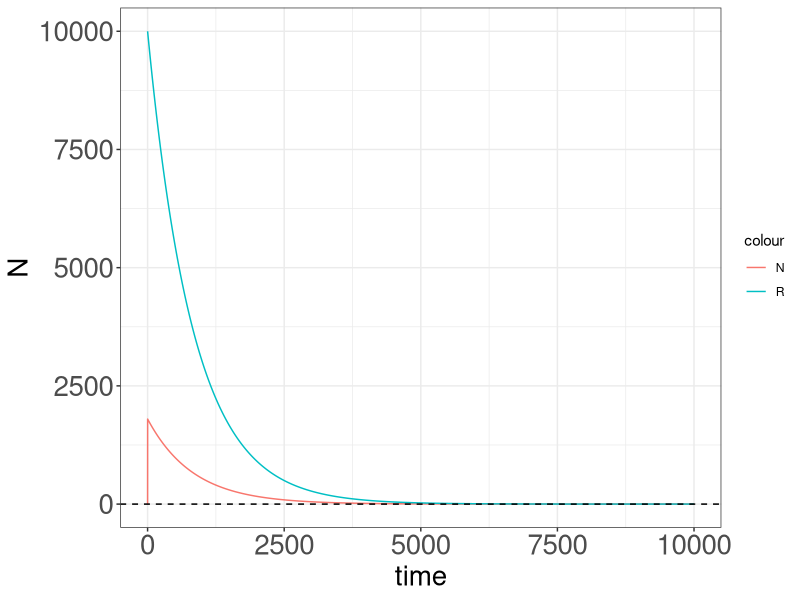
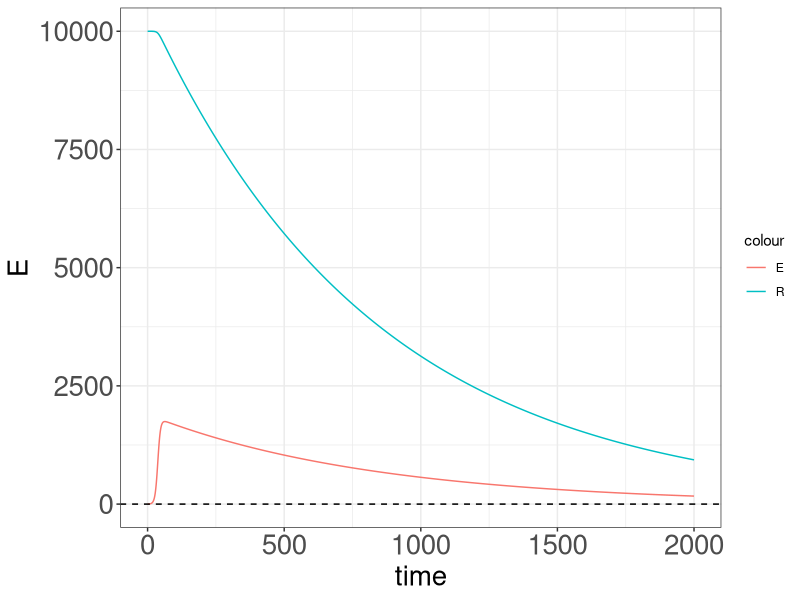
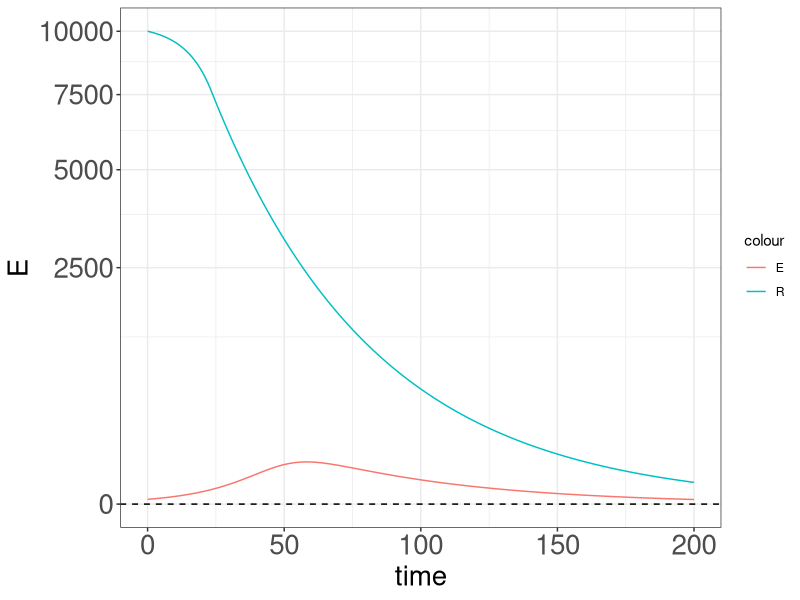
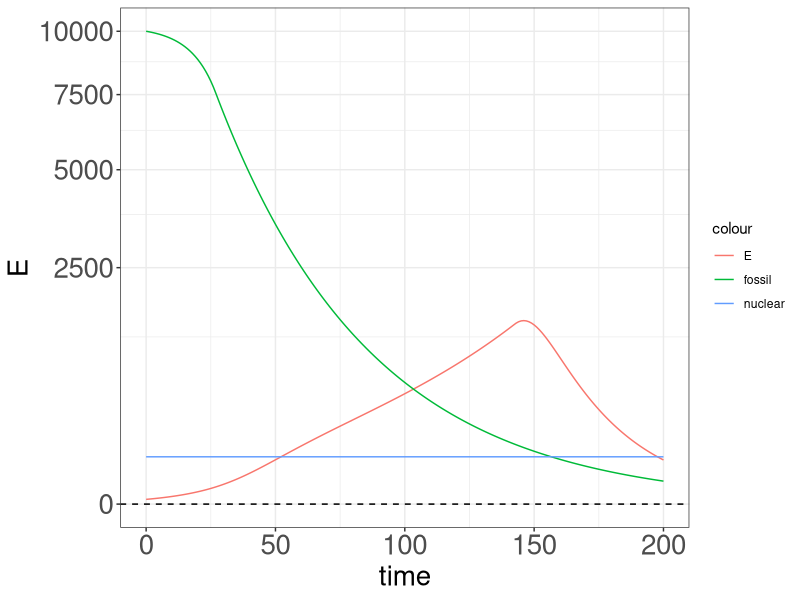
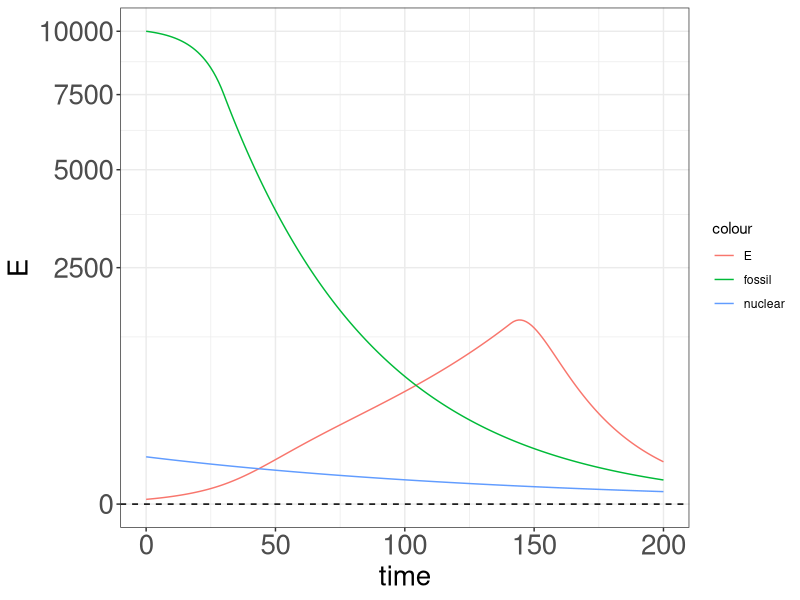
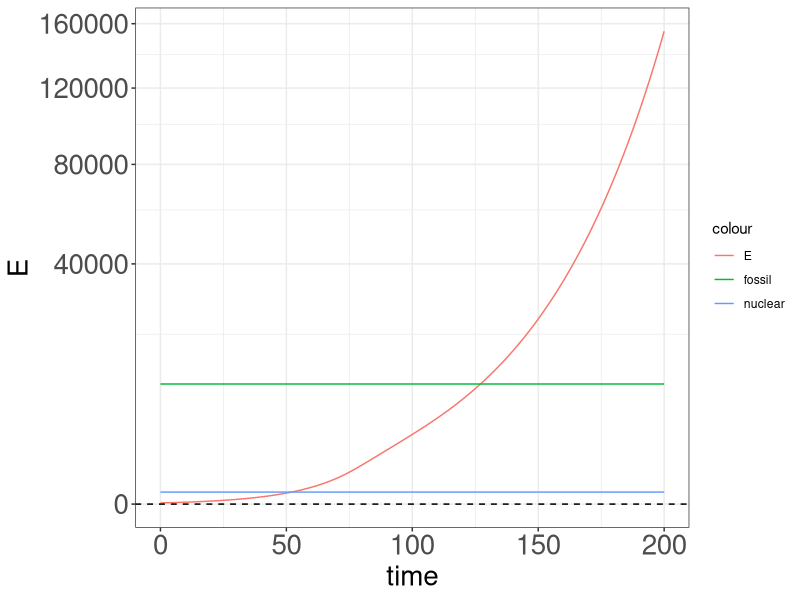

Reproduce these figures in R, in order.
## ---- chunk 1
library(deSolve)
library(ggplot2)
## ---- chunk 2
plotScale = 2
## ---- chunk 3
# parameters
pars_v1 <- c(
  km = 0.2, 
  ki = 0.2, 
  beta = 0.1, 
  eroi = 30,
  delta = 0.0001
  )

# initial state 
init_v1 <- c(N = 1, R = 10E3)

# times
times_v1 <- seq(0, 10000, by = 1)
## ---- chunk 4
lv_model_v1 <- function(pars, init_v1, times = times_v1) {
  # initial state 
  state <- init_v1
  # derivative
  deriv <- function(t, state, pars_v1) {
    with(as.list(c(state, pars_v1)), {
      d_N <- km * N * (ki * R * (1 - beta) - N)
      d_R <- delta - (ki * N / eroi)
      return(list(c(N = d_N, R = d_R)))
    })
  }
  # solve
  ode(y = state, times = times_v1, func = deriv, parms = pars_v1)
}
lv_results <- data.frame(lv_model_v1(pars = pars_v1, init = init_v1, times = times_v1))
## ---- chunk 5
ggplot(data = lv_results, aes(x = time)) +
  geom_line(data = lv_results, aes(x = time, y = N, color = "N")) +
  geom_line(data = lv_results, aes(x = time, y = R, color = "R")) +
  geom_hline(yintercept = 0, linetype = "dashed") +
  theme_bw() +
  theme(
    axis.title = element_text(size = plotScale * 10),
    axis.text = element_text(size = plotScale * 10)
  )
## ---- chunk 6
# parameters
pars_v2 <- c(
  # E
  intrinsicGrowthRate = 0.2, 
  conversionRate = 0.2, 
  explorationBudgetShare = 0.1, 
  # R
  eroi = 30,
  recoveryRate = 0.0001
  )

# initial state 
init_v2 <- c(E = 1, R = 1E4)

# times
times_v2 <- seq(0, 2000, by = 1)
## ---- chunk 7
lv_model_v2 <- function(pars, init = init_v2, times = times_v2) {
  # initial state 
  state <- init_v2
  # derivative
  deriv <- function(t, state, pars_v2) {
    with(as.list(c(state, pars_v2)), {
      Emax = conversionRate * R * (1 - explorationBudgetShare)
      d_E <- intrinsicGrowthRate * E * (1 - E / Emax)
      d_R <- recoveryRate - (conversionRate * E / eroi)
      return(list(c(E = d_E, R = d_R)))
    })
  }
  # solve
  ode(y = state, times = times_v2, func = deriv, parms = pars_v2)
}
lv_results_v2 <- data.frame(lv_model_v2(pars = pars_v2, init = init_v2, times = times_v2))
## ---- chunk 8
ggplot(data = lv_results_v2, aes(x = time)) +
  geom_line(data = lv_results_v2, aes(x = time, y = E, color = "E")) +
  geom_line(data = lv_results_v2, aes(x = time, y = R, color = "R")) +
  geom_hline(yintercept = 0, linetype = "dashed") +
  theme_bw() +
  theme(
    axis.title = element_text(size = plotScale * 10),
    axis.text = element_text(size = plotScale * 10)
  )
## ---- chunk 9
# parameters
pars_v3 <- c(
  # E
  intrinsicGrowthRate = 0.1, 
  #conversionRate = c(0.2), 
  explorationBudgetShare = 0.1, 
  # R
  eroi = 30,
  recoveryRate = 0.0001
  )

# initial state 
init_v3 <- c(E = 1, R = 1E4)

# times
times_v3 <- seq(0, 200, by = 1)
## ---- chunk 10
lv_model_v3 <- function(pars, init = init_v3, times = times_v3) {
  # initial state 
  state <- init_v3
  # derivative
  deriv <- function(t, state, pars_v3) {
    with(as.list(c(state, pars_v3)), {
      Einvest = E * (1 - explorationBudgetShare)
      Egained = Einvest * eroi
      Eavailable = R / eroi
      Emax = min(Egained, Eavailable)
      d_E <- intrinsicGrowthRate * E * (1 - E / Emax)
      d_R <- recoveryRate - Emax
      return(list(c(E = d_E, R = d_R)))
    })
  }
  # solve
  ode(y = state, times = times_v3, func = deriv, parms = pars_v3)
}
lv_results_v3 <- data.frame(lv_model_v3(pars = pars_v3, init = init_v3, times = times_v3))
## ---- chunk 11
ggplot(data = lv_results_v3, aes(x = time)) +
  geom_line(data = lv_results_v3, aes(x = time, y = E, color = "E")) +
  geom_line(data = lv_results_v3, aes(x = time, y = R, color = "R")) +
  geom_hline(yintercept = 0, linetype = "dashed") +
  coord_trans(y = "sqrt") +
  theme_bw() +
  theme(
    axis.title = element_text(size = plotScale * 10),
    axis.text = element_text(size = plotScale * 10)
  )
## ---- chunk 12
# parameters
resourcesNames <- c("fossil", "nuclear", "hydro", "wind", "photo")
resourcePars <- data.frame(cbind(
  eroi = c(30, 75, 50, 16, 5),
  recoveryRate = c(1E-6, 1E-6, 1, 1, 1),
  init = c(1E4, 1E2, 1E3, 1E5, 1E9)
  ), row.names = resourcesNames)

paradigmNames <- c("A", "B", "C")
paradigmPars <- data.frame(cbind(
  fossil = c(0.8, 0.6, 0),
  nuclear = c(0, 0.1, 0),
  hydro = c(0.1, 0.2, 0.2),
  wind = c(0.1, 0.1, 0.4),
  photo = c(0, 0, 0.4)
  ), row.names = paradigmNames)

pars_v4 <- list(
  # civilization
  intrinsicGrowthRate = 0.1, 
  explorationBudgetShare = 0.2,
  # resources
  budgetShares = vector(mode = "list", length = length(paradigmNames)),
  eroi = vector(mode = "list", length = length(resourcesNames)),
  recoveryRate = vector(mode = "list", length = length(resourcesNames))
  )
names(pars_v4$budgetShares) <- paradigmNames
names(pars_v4$eroi) <- resourcesNames
names(pars_v4$recoveryRate) <- resourcesNames
for (resourceName in resourcesNames)
{
  pars_v4$eroi[[resourceName]] <- resourcePars[resourceName,]$eroi
  pars_v4$recoveryRate[[resourceName]] <- resourcePars[resourceName,]$recoveryRate
}
for (paradigmName in paradigmNames)
{
  for (resourceName in resourcesNames)
  {
    pars_v4$budgetShares[[paradigmName]][[resourceName]] <- paradigmPars[paradigmName,][resourceName]
  }
}

# initial state 
init_v4 <- vector(mode = "list", length = length(resourcesNames)+1)
names(init_v4) <- c("E", resourcesNames)
init_v4$E <- 1
for (resourceName in resourcesNames)
{
  init_v4[[resourceName]] <- resourcePars[resourceName,]$init
}

# times
times_v4 <- seq(0, 200, by = 1)
## ---- chunk 13
lv_model_v4 <- function(pars, init = init_v4, times = times_v4, paradigm) {
  # initial state 
  state <- unlist(init_v4)
  # derivative
  deriv <- function(t, state, pars_v4) {
    with(as.list(c(state, pars_v4)), {
      Einvest = E * (1 - explorationBudgetShare)
      Emax = 0
      d_R <- vector(mode = "list", length = length(resourcesNames))
      names(d_R) <- resourcesNames
      for (resourceName in resourcesNames)
      {
        EinvestOnResource = Einvest * budgetShares[[paradigm]][[resourceName]]
        EgainedByResource = EinvestOnResource * eroi[[resourceName]]
        EavailableFromResource = state[[resourceName]] / eroi[[resourceName]]
        EmaxFromResource = min(EgainedByResource, EavailableFromResource)
        Emax = Emax + EmaxFromResource
        
        d_R[[resourceName]] <- recoveryRate[[resourceName]] - EmaxFromResource
      }
      
      d_E <- intrinsicGrowthRate * E * (1 - E / Emax)
      
      # if (paradigm < length(paradigmNames) & runif(1) < explorationBudgetShare) {
      #   paradigm <- paradigm + 1
      # }
      #print(paradigm)
      return(list(c(E = d_E,
                    fossil = d_R[["fossil"]],
                    nuclear = d_R[["nuclear"]],
                    hydro = d_R[["hydro"]],
                    wind = d_R[["wind"]],
                    photo = d_R[["photo"]]
                  ))
             )
    })
  }
  # solve
  ode(y = state, times = times_v4, func = deriv, parms = pars_v4)
}

paradigm <- 1 # index in paradigmNames
lv_results_v4_paradigm1 <- data.frame(lv_model_v4(pars = pars_v4, init = init_v4, times = times_v4, paradigm = paradigm))

paradigm <- 2
lv_results_v4_paradigm2 <- data.frame(lv_model_v4(pars = pars_v4, init = init_v4, times = times_v4, paradigm = paradigm))

paradigm <- 3
lv_results_v4_paradigm3 <- data.frame(lv_model_v4(pars = pars_v4, init = init_v4, times = times_v4, paradigm = paradigm))
## ---- chunk 14
ggplot(data = lv_results_v4_paradigm1, aes(x = time)) +
  geom_line(data = lv_results_v4_paradigm1, aes(x = time, y = E, color = "E")) +
  geom_line(data = lv_results_v4_paradigm1, aes(x = time, y = fossil, color = "fossil")) +
  geom_line(data = lv_results_v4_paradigm1, aes(x = time, y = nuclear, color = "nuclear")) +
  geom_hline(yintercept = 0, linetype = "dashed") +
  coord_trans(y = "sqrt") +
  theme_bw() +
  theme(
    axis.title = element_text(size = plotScale * 10),
    axis.text = element_text(size = plotScale * 10)
  )

plot
## ---- chunk 15
ggplot(data = lv_results_v4_paradigm2, aes(x = time)) +
  geom_line(data = lv_results_v4_paradigm2, aes(x = time, y = E, color = "E")) +
  geom_line(data = lv_results_v4_paradigm2, aes(x = time, y = fossil, color = "fossil")) +
  geom_line(data = lv_results_v4_paradigm2, aes(x = time, y = nuclear, color = "nuclear")) +
  geom_hline(yintercept = 0, linetype = "dashed") +
  coord_trans(y = "sqrt") +
  theme_bw() +
  theme(
    axis.title = element_text(size = plotScale * 10),
    axis.text = element_text(size = plotScale * 10)
  )

plot
## ---- chunk 16
ggplot(data = lv_results_v4_paradigm3, aes(x = time)) +
  geom_line(data = lv_results_v4_paradigm3, aes(x = time, y = E, color = "E")) +
  geom_line(data = lv_results_v4_paradigm3, aes(x = time, y = fossil, color = "fossil")) +
  geom_line(data = lv_results_v4_paradigm3, aes(x = time, y = nuclear, color = "nuclear")) +
  geom_hline(yintercept = 0, linetype = "dashed") +
  coord_trans(y = "sqrt") +
  theme_bw() +
  theme(
    axis.title = element_text(size = plotScale * 10),
    axis.text = element_text(size = plotScale * 10)
  )

plot
